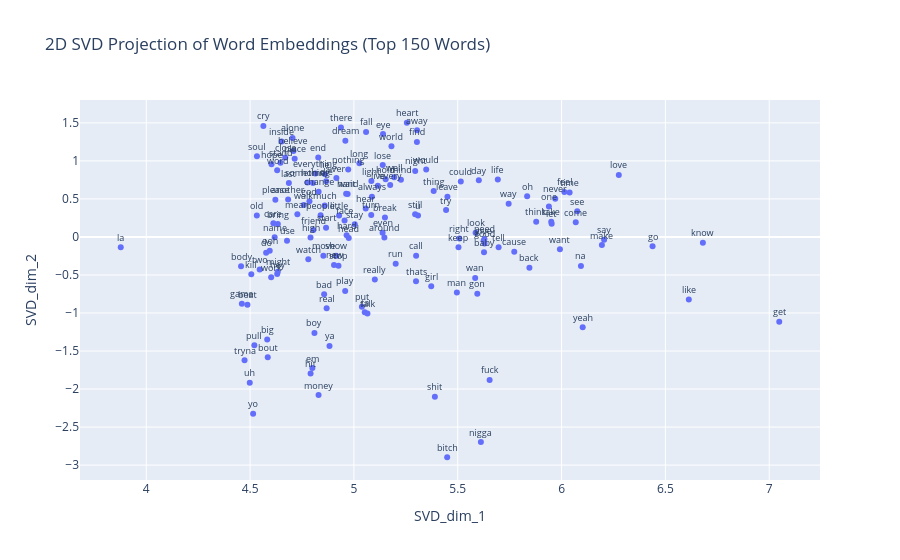

Notebook source saved alongside this figure:
### Code cell
d2_embeddings_plotter(embeddings_svd_df, 150, dim_red="SVD")

### Figure 1 — Plotly figure (JSON) as saved in the notebook; plotly's stock layout.template omitted (floating-point values rounded to 4 significant figures; data arrays with more than 128 entries replaced by an {"elided": "..."} marker saying what was removed)
{"data": [{"hovertemplate": "SVD_dim_1=%{x}<br>SVD_dim_2=%{y}<extra></extra>", "legendgroup": "", "marker": {"color": "#636efa", "symbol": "circle"}, "mode": "markers", "name": "", "orientation": "v", "showlegend": false, "type": "scatter", "x": {"elided": "150 float values"}, "xaxis": "x", "y": {"elided": "150 float values"}, "yaxis": "y"}], "layout": {"annotations": [{"font": {"size": 9}, "showarrow": false, "text": "get", "x": 7.048, "y": -1.114, "yshift": 10}, {"font": {"size": 9}, "showarrow": false, "text": "like", "x": 6.613, "y": -0.8239, "yshift": 10}, {"font": {"size": 9}, "showarrow": false, "text": "know", "x": 6.681, "y": -0.07482, "yshift": 10}, {"font": {"size": 9}, "showarrow": false, "text": "go", "x": 6.438, "y": -0.1226, "yshift": 10}, {"font": {"size": 9}, "showarrow": false, "text": "love", "x": 6.276, "y": 0.8151, "yshift": 10}, {"font": {"size": 9}, "showarrow": false, "text": "yeah", "x": 6.102, "y": -1.187, "yshift": 10}, {"font": {"size": 9}, "showarrow": false, "text": "na", "x": 6.093, "y": -0.3818, "yshift": 10}, {"font": {"size": 9}, "showarrow": false, "text": "say", "x": 6.205, "y": -0.03574, "yshift": 10}, {"font": {"size": 9}, "showarrow": false, "text": "make", "x": 6.194, "y": -0.1074, "yshift": 10}, {"font": {"size": 9}, "showarrow": false, "text": "oh", "x": 5.834, "y": 0.5341, "yshift": 10}, {"font": {"size": 9}, "showarrow": false, "text": "see", "x": 6.076, "y": 0.337, "yshift": 10}, {"font": {"size": 9}, "showarrow": false, "text": "come", "x": 6.068, "y": 0.192, "yshift": 10}, {"font": {"size": 9}, "showarrow": false, "text": "time", "x": 6.039, "y": 0.5833, "yshift": 10}, {"font": {"size": 9}, "showarrow": false, "text": "feel", "x": 6.014, "y": 0.5917, "yshift": 10}, {"font": {"size": 9}, "showarrow": false, "text": "one", "x": 5.939, "y": 0.401, "yshift": 10}, {"font": {"size": 9}, "showarrow": false, "text": "want", "x": 5.992, "y": -0.1627, "yshift": 10}, {"font": {"size": 9}, "showarrow": false, "text": "take", "x": 5.95, "y": 0.2009, "yshift": 10}, {"font": {"size": 9}, "showarrow": false, "text": "never", "x": 5.97, "y": 0.5025, "yshift": 10}, {"font": {"size": 9}, "showarrow": false, "text": "let", "x": 5.952, "y": 0.1734, "yshift": 10}, {"font": {"size": 9}, "showarrow": false, "text": "nigga", "x": 5.611, "y": -2.697, "yshift": 10}, {"font": {"size": 9}, "showarrow": false, "text": "think", "x": 5.878, "y": 0.1981, "yshift": 10}, {"font": {"size": 9}, "showarrow": false, "text": "back", "x": 5.845, "y": -0.4063, "yshift": 10}, {"font": {"size": 9}, "showarrow": false, "text": "fuck", "x": 5.653, "y": -1.88, "yshift": 10}, {"font": {"size": 9}, "showarrow": false, "text": "cause", "x": 5.772, "y": -0.1949, "yshift": 10}, {"font": {"size": 9}, "showarrow": false, "text": "tell", "x": 5.697, "y": -0.1354, "yshift": 10}, {"font": {"size": 9}, "showarrow": false, "text": "way", "x": 5.745, "y": 0.4354, "yshift": 10}, {"font": {"size": 9}, "showarrow": false, "text": "wan", "x": 5.584, "y": -0.5394, "yshift": 10}, {"font": {"size": 9}, "showarrow": false, "text": "need", "x": 5.629, "y": -0.02619, "yshift": 10}, {"font": {"size": 9}, "showarrow": false, "text": "good", "x": 5.629, "y": -0.0861, "yshift": 10}, {"font": {"size": 9}, "showarrow": false, "text": "life", "x": 5.693, "y": 0.7559, "yshift": 10}, {"font": {"size": 9}, "showarrow": false, "text": "baby", "x": 5.626, "y": -0.1998, "yshift": 10}, {"font": {"size": 9}, "showarrow": false, "text": "bitch", "x": 5.449, "y": -2.897, "yshift": 10}, {"font": {"size": 9}, "showarrow": false, "text": "give", "x": 5.625, "y": -0.05158, "yshift": 10}, {"font": {"size": 9}, "showarrow": false, "text": "gon", "x": 5.594, "y": -0.7467, "yshift": 10}, {"font": {"size": 9}, "showarrow": false, "text": "look", "x": 5.586, "y": 0.0537, "yshift": 10}, {"font": {"size": 9}, "showarrow": false, "text": "day", "x": 5.602, "y": 0.7459, "yshift": 10}, {"font": {"size": 9}, "showarrow": false, "text": "shit", "x": 5.39, "y": -2.1, "yshift": 10}, {"font": {"size": 9}, "showarrow": false, "text": "keep", "x": 5.503, "y": -0.1368, "yshift": 10}, {"font": {"size": 9}, "showarrow": false, "text": "man", "x": 5.496, "y": -0.7309, "yshift": 10}, {"font": {"size": 9}, "showarrow": false, "text": "right", "x": 5.508, "y": -0.02031, "yshift": 10}, {"font": {"size": 9}, "showarrow": false, "text": "could", "x": 5.515, "y": 0.7304, "yshift": 10}, {"font": {"size": 9}, "showarrow": false, "text": "leave", "x": 5.45, "y": 0.5293, "yshift": 10}, {"font": {"size": 9}, "showarrow": false, "text": "girl", "x": 5.372, "y": -0.6495, "yshift": 10}, {"font": {"size": 9}, "showarrow": false, "text": "u", "x": 5.309, "y": 0.282, "yshift": 10}, {"font": {"size": 9}, "showarrow": false, "text": "would", "x": 5.348, "y": 0.8874, "yshift": 10}, {"font": {"size": 9}, "showarrow": false, "text": "thats", "x": 5.299, "y": -0.5832, "yshift": 10}, {"font": {"size": 9}, "showarrow": false, "text": "try", "x": 5.444, "y": 0.3537, "yshift": 10}, {"font": {"size": 9}, "showarrow": false, "text": "away", "x": 5.304, "y": 1.403, "yshift": 10}, {"font": {"size": 9}, "showarrow": false, "text": "night", "x": 5.295, "y": 0.8685, "yshift": 10}, {"font": {"size": 9}, "showarrow": false, "text": "heart", "x": 5.255, "y": 1.501, "yshift": 10}, {"font": {"size": 9}, "showarrow": false, "text": "thing", "x": 5.384, "y": 0.6024, "yshift": 10}, {"font": {"size": 9}, "showarrow": false, "text": "still", "x": 5.295, "y": 0.2995, "yshift": 10}, {"font": {"size": 9}, "showarrow": false, "text": "call", "x": 5.3, "y": -0.2484, "yshift": 10}, {"font": {"size": 9}, "showarrow": false, "text": "run", "x": 5.201, "y": -0.3519, "yshift": 10}, {"font": {"size": 9}, "showarrow": false, "text": "find", "x": 5.303, "y": 1.249, "yshift": 10}, {"font": {"size": 9}, "showarrow": false, "text": "mind", "x": 5.226, "y": 0.7524, "yshift": 10}, {"font": {"size": 9}, "showarrow": false, "text": "live", "x": 5.115, "y": 0.6737, "yshift": 10}, {"font": {"size": 9}, "showarrow": false, "text": "eye", "x": 5.14, "y": 1.353, "yshift": 10}, {"font": {"size": 9}, "showarrow": false, "text": "break", "x": 5.149, "y": 0.2563, "yshift": 10}, {"font": {"size": 9}, "showarrow": false, "text": "well", "x": 5.194, "y": 0.7865, "yshift": 10}, {"font": {"size": 9}, "showarrow": false, "text": "world", "x": 5.181, "y": 1.193, "yshift": 10}, {"font": {"size": 9}, "showarrow": false, "text": "every", "x": 5.175, "y": 0.6826, "yshift": 10}, {"font": {"size": 9}, "showarrow": false, "text": "lose", "x": 5.139, "y": 0.9446, "yshift": 10}, {"font": {"size": 9}, "showarrow": false, "text": "ta", "x": 5.052, "y": -0.9893, "yshift": 10}, {"font": {"size": 9}, "showarrow": false, "text": "always", "x": 5.087, "y": 0.5286, "yshift": 10}, {"font": {"size": 9}, "showarrow": false, "text": "light", "x": 5.084, "y": 0.7352, "yshift": 10}, {"font": {"size": 9}, "showarrow": false, "text": "even", "x": 5.138, "y": 0.05641, "yshift": 10}, {"font": {"size": 9}, "showarrow": false, "text": "put", "x": 5.038, "y": -0.9196, "yshift": 10}, {"font": {"size": 9}, "showarrow": false, "text": "really", "x": 5.101, "y": -0.5587, "yshift": 10}, {"font": {"size": 9}, "showarrow": false, "text": "around", "x": 5.147, "y": -0.008236, "yshift": 10}, {"font": {"size": 9}, "showarrow": false, "text": "hold", "x": 5.153, "y": 0.7575, "yshift": 10}, {"font": {"size": 9}, "showarrow": false, "text": "hear", "x": 5.057, "y": 0.3749, "yshift": 10}, {"font": {"size": 9}, "showarrow": false, "text": "stay", "x": 5.004, "y": 0.1656, "yshift": 10}, {"font": {"size": 9}, "showarrow": false, "text": "fall", "x": 5.058, "y": 1.381, "yshift": 10}, {"font": {"size": 9}, "showarrow": false, "text": "talk", "x": 5.065, "y": -1.006, "yshift": 10}, {"font": {"size": 9}, "showarrow": false, "text": "money", "x": 4.83, "y": -2.079, "yshift": 10}, {"font": {"size": 9}, "showarrow": false, "text": "turn", "x": 5.083, "y": 0.2891, "yshift": 10}, {"font": {"size": 9}, "showarrow": false, "text": "head", "x": 4.975, "y": -0.01506, "yshift": 10}, {"font": {"size": 9}, "showarrow": false, "text": "long", "x": 5.027, "y": 0.9701, "yshift": 10}, {"font": {"size": 9}, "showarrow": false, "text": "nothing", "x": 4.972, "y": 0.887, "yshift": 10}, {"font": {"size": 9}, "showarrow": false, "text": "dream", "x": 4.959, "y": 1.265, "yshift": 10}, {"font": {"size": 9}, "showarrow": false, "text": "play", "x": 4.958, "y": -0.71, "yshift": 10}, {"font": {"size": 9}, "showarrow": false, "text": "em", "x": 4.8, "y": -1.724, "yshift": 10}, {"font": {"size": 9}, "showarrow": false, "text": "hand", "x": 4.97, "y": 0.5654, "yshift": 10}, {"font": {"size": 9}, "showarrow": false, "text": "ever", "x": 4.916, "y": 0.7736, "yshift": 10}, {"font": {"size": 9}, "showarrow": false, "text": "stop", "x": 4.926, "y": -0.3788, "yshift": 10}, {"font": {"size": 9}, "showarrow": false, "text": "wait", "x": 4.963, "y": 0.5691, "yshift": 10}, {"font": {"size": 9}, "showarrow": false, "text": "little", "x": 4.929, "y": 0.2804, "yshift": 10}, {"font": {"size": 9}, "showarrow": false, "text": "show", "x": 4.914, "y": -0.2483, "yshift": 10}, {"font": {"size": 9}, "showarrow": false, "text": "new", "x": 4.904, "y": -0.3684, "yshift": 10}, {"font": {"size": 9}, "showarrow": false, "text": "god", "x": 4.786, "y": 0.4701, "yshift": 10}, {"font": {"size": 9}, "showarrow": false, "text": "boy", "x": 4.81, "y": -1.262, "yshift": 10}, {"font": {"size": 9}, "showarrow": false, "text": "ya", "x": 4.882, "y": -1.434, "yshift": 10}, {"font": {"size": 9}, "showarrow": false, "text": "face", "x": 4.955, "y": 0.2165, "yshift": 10}, {"font": {"size": 9}, "showarrow": false, "text": "die", "x": 4.866, "y": 0.7338, "yshift": 10}, {"font": {"size": 9}, "showarrow": false, "text": "real", "x": 4.869, "y": -0.9389, "yshift": 10}, {"font": {"size": 9}, "showarrow": false, "text": "there", "x": 4.937, "y": 1.441, "yshift": 10}, {"font": {"size": 9}, "showarrow": false, "text": "hit", "x": 4.791, "y": -1.796, "yshift": 10}, {"font": {"size": 9}, "showarrow": false, "text": "home", "x": 4.803, "y": 0.7108, "yshift": 10}, {"font": {"size": 9}, "showarrow": false, "text": "hard", "x": 4.965, "y": 0.02344, "yshift": 10}, {"font": {"size": 9}, "showarrow": false, "text": "bad", "x": 4.857, "y": -0.7539, "yshift": 10}, {"font": {"size": 9}, "showarrow": false, "text": "ooh", "x": 4.595, "y": -0.1824, "yshift": 10}, {"font": {"size": 9}, "showarrow": false, "text": "end", "x": 4.828, "y": 1.043, "yshift": 10}, {"font": {"size": 9}, "showarrow": false, "text": "high", "x": 4.791, "y": -0.00771, "yshift": 10}, {"font": {"size": 9}, "showarrow": false, "text": "lie", "x": 4.861, "y": 0.8257, "yshift": 10}, {"font": {"size": 9}, "showarrow": false, "text": "start", "x": 4.866, "y": 0.1223, "yshift": 10}, {"font": {"size": 9}, "showarrow": false, "text": "everything", "x": 4.814, "y": 0.8348, "yshift": 10}, {"font": {"size": 9}, "showarrow": false, "text": "move", "x": 4.853, "y": -0.2484, "yshift": 10}, {"font": {"size": 9}, "showarrow": false, "text": "change", "x": 4.83, "y": 0.5955, "yshift": 10}, {"font": {"size": 9}, "showarrow": false, "text": "walk", "x": 4.758, "y": 0.4195, "yshift": 10}, {"font": {"size": 9}, "showarrow": false, "text": "people", "x": 4.84, "y": 0.2865, "yshift": 10}, {"font": {"size": 9}, "showarrow": false, "text": "something", "x": 4.776, "y": 0.7149, "yshift": 10}, {"font": {"size": 9}, "showarrow": false, "text": "much", "x": 4.859, "y": 0.4123, "yshift": 10}, {"font": {"size": 9}, "showarrow": false, "text": "friend", "x": 4.805, "y": 0.09054, "yshift": 10}, {"font": {"size": 9}, "showarrow": false, "text": "mean", "x": 4.728, "y": 0.2987, "yshift": 10}, {"font": {"size": 9}, "showarrow": false, "text": "watch", "x": 4.78, "y": -0.2919, "yshift": 10}, {"font": {"size": 9}, "showarrow": false, "text": "alone", "x": 4.704, "y": 1.302, "yshift": 10}, {"font": {"size": 9}, "showarrow": false, "text": "big", "x": 4.582, "y": -1.347, "yshift": 10}, {"font": {"size": 9}, "showarrow": false, "text": "uh", "x": 4.498, "y": -1.916, "yshift": 10}, {"font": {"size": 9}, "showarrow": false, "text": "hey", "x": 4.63, "y": -0.488, "yshift": 10}, {"font": {"size": 9}, "showarrow": false, "text": "another", "x": 4.683, "y": 0.4926, "yshift": 10}, {"font": {"size": 9}, "showarrow": false, "text": "name", "x": 4.618, "y": -0.003405, "yshift": 10}, {"font": {"size": 9}, "showarrow": false, "text": "place", "x": 4.715, "y": 1.029, "yshift": 10}, {"font": {"size": 9}, "showarrow": false, "text": "believe", "x": 4.709, "y": 1.13, "yshift": 10}, {"font": {"size": 9}, "showarrow": false, "text": "yo", "x": 4.515, "y": -2.326, "yshift": 10}, {"font": {"size": 9}, "showarrow": false, "text": "use", "x": 4.678, "y": -0.0493, "yshift": 10}, {"font": {"size": 9}, "showarrow": false, "text": "work", "x": 4.602, "y": -0.5298, "yshift": 10}, {"font": {"size": 9}, "showarrow": false, "text": "inside", "x": 4.652, "y": 1.253, "yshift": 10}, {"font": {"size": 9}, "showarrow": false, "text": "last", "x": 4.687, "y": 0.7088, "yshift": 10}, {"font": {"size": 9}, "showarrow": false, "text": "word", "x": 4.63, "y": 0.8755, "yshift": 10}, {"font": {"size": 9}, "showarrow": false, "text": "bring", "x": 4.634, "y": 0.169, "yshift": 10}, {"font": {"size": 9}, "showarrow": false, "text": "la", "x": 3.877, "y": -0.1345, "yshift": 10}, {"font": {"size": 9}, "showarrow": false, "text": "stand", "x": 4.646, "y": 0.9768, "yshift": 10}, {"font": {"size": 9}, "showarrow": false, "text": "bout", "x": 4.585, "y": -1.582, "yshift": 10}, {"font": {"size": 9}, "showarrow": false, "text": "two", "x": 4.546, "y": -0.4294, "yshift": 10}, {"font": {"size": 9}, "showarrow": false, "text": "do", "x": 4.577, "y": -0.2075, "yshift": 10}, {"font": {"size": 9}, "showarrow": false, "text": "tryna", "x": 4.473, "y": -1.621, "yshift": 10}, {"font": {"size": 9}, "showarrow": false, "text": "soul", "x": 4.533, "y": 1.062, "yshift": 10}, {"font": {"size": 9}, "showarrow": false, "text": "close", "x": 4.669, "y": 1.046, "yshift": 10}, {"font": {"size": 9}, "showarrow": false, "text": "might", "x": 4.633, "y": -0.4579, "yshift": 10}, {"font": {"size": 9}, "showarrow": false, "text": "cry", "x": 4.564, "y": 1.46, "yshift": 10}, {"font": {"size": 9}, "showarrow": false, "text": "care", "x": 4.612, "y": 0.1788, "yshift": 10}, {"font": {"size": 9}, "showarrow": false, "text": "old", "x": 4.533, "y": 0.282, "yshift": 10}, {"font": {"size": 9}, "showarrow": false, "text": "kill", "x": 4.506, "y": -0.4906, "yshift": 10}, {"font": {"size": 9}, "showarrow": false, "text": "please", "x": 4.622, "y": 0.4883, "yshift": 10}, {"font": {"size": 9}, "showarrow": false, "text": "beat", "x": 4.487, "y": -0.8926, "yshift": 10}, {"font": {"size": 9}, "showarrow": false, "text": "body", "x": 4.457, "y": -0.3859, "yshift": 10}, {"font": {"size": 9}, "showarrow": false, "text": "pull", "x": 4.521, "y": -1.424, "yshift": 10}, {"font": {"size": 9}, "showarrow": false, "text": "game", "x": 4.46, "y": -0.8783, "yshift": 10}, {"font": {"size": 9}, "showarrow": false, "text": "hope", "x": 4.603, "y": 0.9565, "yshift": 10}], "legend": {"tracegroupgap": 0}, "title": {"text": "2D SVD Projection of Word Embeddings (Top 150 Words)"}, "xaxis": {"anchor": "y", "domain": [0, 1], "title": {"text": "SVD_dim_1"}}, "yaxis": {"anchor": "x", "domain": [0, 1], "title": {"text": "SVD_dim_2"}}}}
